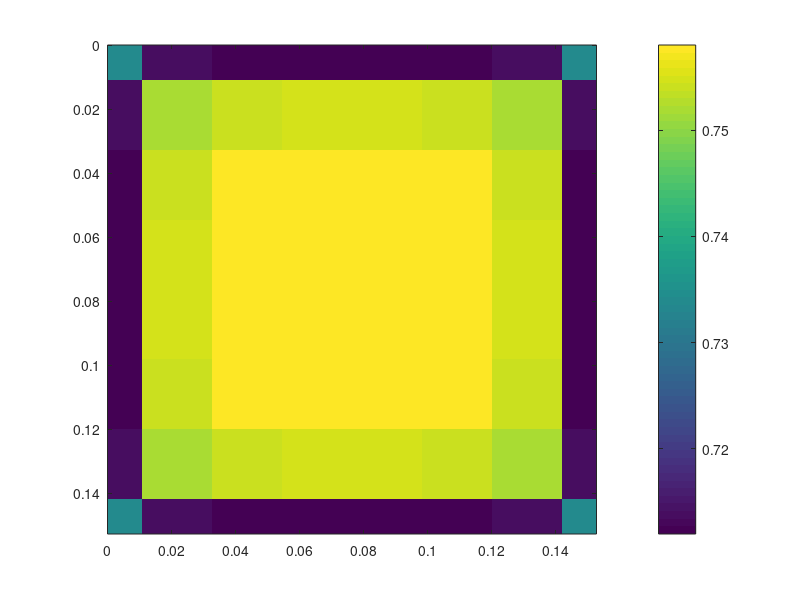

MATLAB code to generate this figure:
clear all
clc
A=[7.34E-01
7.14E-01
7.12E-01
7.12E-01
7.12E-01
7.12E-01
7.14E-01
7.34E-01
7.14E-01
7.52E-01
7.54E-01
7.55E-01
7.55E-01
7.54E-01
7.52E-01
7.14E-01
7.12E-01
7.54E-01
7.58E-01
7.58E-01
7.58E-01
7.58E-01
7.54E-01
7.12E-01
7.12E-01
7.55E-01
7.58E-01
7.58E-01
7.58E-01
7.58E-01
7.55E-01
7.12E-01
7.12E-01
7.55E-01
7.58E-01
7.58E-01
7.58E-01
7.58E-01
7.55E-01
7.12E-01
7.12E-01
7.54E-01
7.58E-01
7.58E-01
7.58E-01
7.58E-01
7.54E-01
7.12E-01
7.14E-01
7.52E-01
7.54E-01
7.55E-01
7.55E-01
7.54E-01
7.52E-01
7.14E-01
7.34E-01
7.14E-01
7.12E-01
7.12E-01
7.12E-01
7.12E-01
7.14E-01
7.34E-01];
% A=[68.47609
% 68.47609
% 68.47609
% 68.47608
% 68.47608
% 68.47609
% 68.47609
% 68.47609
% 68.47609
% 68.47607
% 68.47605
% 68.47604
% 68.47604
% 68.47605
% 68.47607
% 68.47609
% 68.47609
% 68.47605
% 68.47603
% 68.47602
% 68.47602
% 68.47603
% 68.47605
% 68.47609
% 68.47608
% 68.47604
% 68.47602
% 68.476
% 68.476
% 68.47602
% 68.47604
% 68.47608
% 68.47608
% 68.47604
% 68.47602
% 68.476
% 68.476
% 68.47602
% 68.47604
% 68.47608
% 68.47609
% 68.47605
% 68.47603
% 68.47602
% 68.47602
% 68.47603
% 68.47605
% 68.47609
% 68.47609
% 68.47607
% 68.47605
% 68.47604
% 68.47604
% 68.47605
% 68.47607
% 68.47609
% 68.47609
% 68.47609
% 68.47609
% 68.47608
% 68.47608
% 68.47609
% 68.47609
% 68.47609];
A = reshape(A,[8,8]);
% A1=68.2692*ones(10,10);
% A2=67.99561*ones(9,9);

% for i=1:8
%     for j=1:8
%     A1(i+1,j+1)=A(i,j);
%     end
% end
% A=A-A2;
% H=0.016256;
% B=0.1340612;
% C=0.009525;
% L=0.0047498;
% E=((B-7*H)/2);
% 
% E=((B-7*H)/2);
% X=[0 C E+C:H:7*H+E+C 7*H+2*E 7*H+2*E+C+L];
% Y=[0 C E+C:H:7*H+E+C 7*H+2*E 7*H+2*E+C+L];
% X=H*(C:7+C);
% Y=H*(C:7+C);

H=0.0187452;
B=0.1340612;
C=0;
L=0;
E=((B-6*H)/2);

E=((B-6*H)/2);
X=[0 E+C:H:6*H+E+C 7*H+2*E ];
Y=[0 E+C:H:6*H+E+C 7*H+2*E ];


[x,y] = meshgrid(X,Y);

% surf(x,y,A)

imagesc(X,Y,A)
axis([0 .1528 0 .1528])
pbaspect([1 1 1])
colorbar